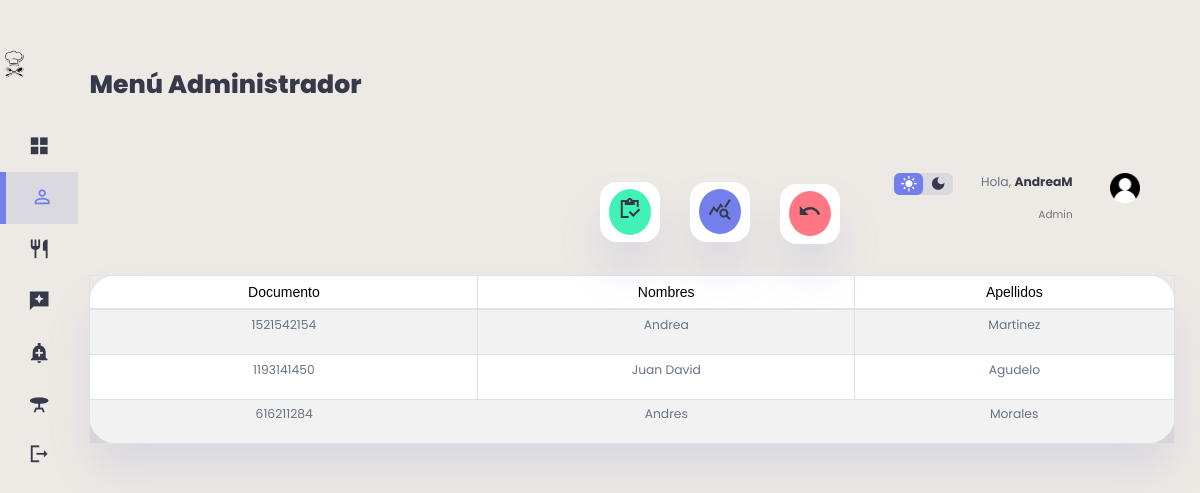
The app's page /clientes/nombres.php (signed in), older data.
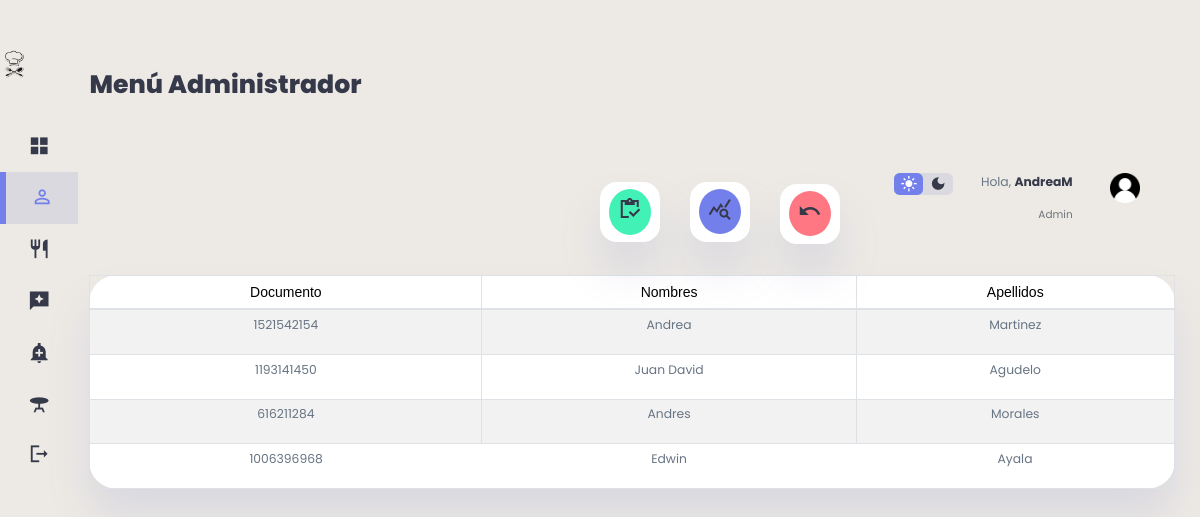
The same page, newer data.
### tables this page shows
CREATE TABLE `clientes` (
  `id_cliente` int(11) NOT NULL,
  `Documento` int(11) NOT NULL,
  `Nombres` varchar(100) DEFAULT NULL,
  `Apellidos` varchar(100) DEFAULT NULL,
  `Correo_Electronico` varchar(300) DEFAULT NULL,
  `Celular` varchar(11) NOT NULL,
  `Fecha` date DEFAULT NULL,
  `Usuario` varchar(100) DEFAULT NULL,
  `Contrasena` varchar(400) DEFAULT NULL,
  `Foto` mediumblob DEFAULT NULL,
  `id_rol` int(11) NOT NULL DEFAULT 2
);

### clientes/nombres.php (the view, shortened to what this page needs)
<?php
    include("../db/conexion.php");
    $datos= "SELECT * FROM clientes";
?>
<!DOCTYPE html>
<html lang="en">
<head>
    <link rel="stylesheet" href="https://cdnjs.cloudflare.com/ajax/libs/twitter-bootstrap/4.1.3/css/bootstrap.css">
    <link rel="stylesheet" href="https://cdn.datatables.net/1.10.20/css/dataTables.bootstrap4.min.css">
    <link href="https://cdnjs.cloudflare.com/ajax/libs/font-awesome/5.13.0/css/all.min.css" rel="stylesheet">
    <link rel="stylesheet"a href="../clientes/stylec.css">
</head>
<body>
<div class="content">
<div class="container1">
    <aside>
        <div class="top1">
            <div class="logo">
                <img src="./imag/icon.png">
            </div>
        </div>
        <div class="sidebar">
            <a href="../admin/admin.php">
                    <span class="material-icons-sharp">grid_view</span>
            </a>
            <a href="../clientes/clientes.php"  class="active">
                <span class="material-icons-sharp">person_outline</span>
            </a>
            <a href="../platillos/platillos.php">
                    <span class="material-icons-sharp">restaurant</span>
               </a>
            <a href="../resenas/resenas.php">
                <span class="material-icons-sharp">reviews</span>
            </a>
            <a href="../ventas/ventas.php">
                    <span class="material-icons-sharp">add_alert</span>
                </a>
                <a href="../mesas/mesa.php">
                    <span class="material-icons-sharp">table_bar</span>
                </a>
            <a href="../view/cerrar_sesion.php">
                <span class="material-icons-sharp">logout</span>
            </a>
        </div>
    </aside>
    <main>
    <h1>Menú Administrador</h1>
        <br>
        <div class="recent-orders">
            <table id="tablax" border="0" cellspacing="5" cellpadding="5" class="table table-striped table-bordered" style="width:100%">
            <div class="container2" style="margin-top: 10px;padding: 5px">
                <thead>
                            <tr>
                                <td> <font face="Arial">Documento</font> </td>
                                <td> <font face="Arial">Nombres</font> </td>
                                <td> <font face="Arial">Apellidos</font> </td>
                            </tr>
                </thead>
            </div>
                <tbody>
                            <?php foreach ($conexion -> query($datos) as $row) {
                        ?>
                                <tr>
                                    <td><p><?php echo $row['Documento'] ?></p></td>
                                    <td><p><?php echo $row['Nombres'] ?></p></td>
                                    <td><p><?php echo $row['Apellidos'] ?></p></td>
                                </tr>
                        <?php
                        }
                    ?>
                </tbody>
        </table>
        </div>
    </main>
    <div class="right">
        <div class="top">
            <div class="theme-toggler">
                <span class="material-icons-sharp active">light_mode</span>
                <span class="material-icons-sharp">dark_mode</span>
            </div>
            <div class="profile">
                <div class="info">
                <p>Hola, <b><?php echo $_SESSION['usuario']; ?></b></p>
                    <small class="text-muted">Admin</small>
                </div>
                <div class="profile-photo">
                    <img src="./imag/user.png">
                </div>
            </div>
        </div>
        <div class="sales-analytics">
            <div class="item customers">
                <div class="icon">
                    <a href="../reportesnom/index.php"> <span class="material-icons-sharp">inventory</span> </a>
                </div>
                <div class="right">
                </div>
            </div>
            <div class="item online">
                <div class="icon">
                    <a href="#"><span class="material-icons-sharp">query_stats</span></a>
                </div>
                <div class="right">
                </div>
            </div>
            <div class="item offline">
                <div class="icon">
                    <a href="../clientes/clientes.php"><span class="material-icons-sharp">undo</span></a>
                </div>
                <div class="right">
                </div>
            </div>
        </div>
    </div>
</div>
</div>
</body>
</html>

Row changes from the older to the newer data that the page shows:
added clientes: Documento "1006396968", Nombres "Edwin", Apellidos "Ayala"
